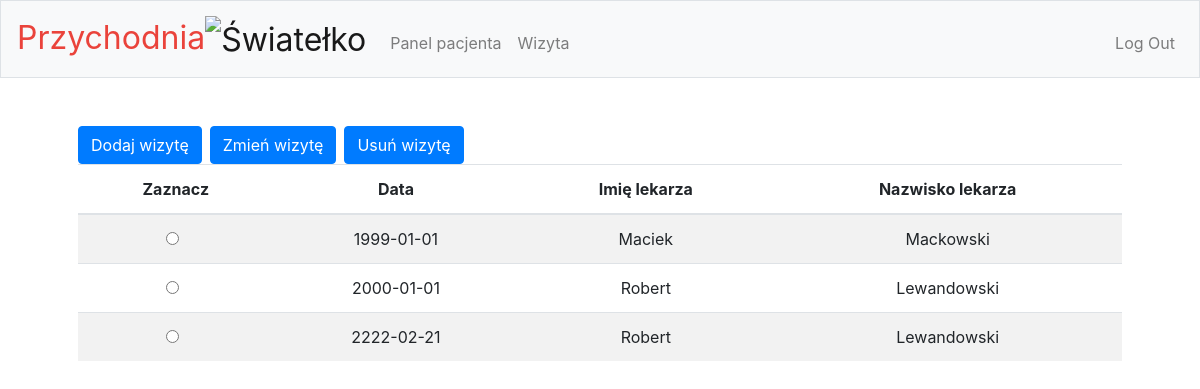
The page /wizyta (signed in) on the database its author committed.
### tables this page shows
CREATE TABLE Wizyta(id integer PRIMARY KEY, Data date, Pacjent_id INTEGER,  Lekarz_id INTEGER, FOREIGN KEY (Pacjent_id) REFERENCES Pacjent (id), FOREIGN KEY (Lekarz_id) REFERENCES Lekarz (id) );

CREATE TABLE Lekarz(id integer PRIMARY KEY, Name TEXT, Surname TEXT, Pesel TEXT, Telefon TEXT, Salary integer,  Users_id INTEGER NOT NULL, FOREIGN KEY (Users_id) REFERENCES Users (id));

### app.py (the view, shortened to what this page needs)
@app.route('/wizyta', methods=['GET', 'POST'])
@login_required
def wizyta():
    if session["access"] == 1:
        if request.method == "GET":
            session.pop('_flashes', None)
            con = sqlite3.connect("db.db")
            cur = con.cursor()
            print(session["user_id"], "id ziomiutka")
            columns = ["Data", "Imię lekarza", "Nazwisko lekarza"]
            cur.execute("select id from Pacjent where Users_id=?",[session['user_id']])
            pacjent_id = cur.fetchall()
            cur.execute(
                "select Wizyta.id,Wizyta.Data,Lekarz.Name, Lekarz.Surname from Wizyta inner join Lekarz on  Wizyta.lekarz_Id = Lekarz.id inner join Pacjent on Wizyta.pacjent_id = Pacjent.id where Wizyta.pacjent_Id =?", pacjent_id[0])
            rows = cur.fetchall()
            return render_template("wizyta.html", columns=columns, rows=rows)

### app.py (called while the page is built)
def login_required(f):
    @wraps(f)
    def decorated_function(*args, **kwargs):
        if session.get("user_id") is None:
            return redirect("/login")
        return f(*args, **kwargs)
    return decorated_function

### templates/wizyta.html (shortened to what this page needs)
{% extends "layout.html" %}
{% block main %}
        <div class="btn-toolbar" role="toolbar">
        {% if session.access == 3 or session.access == 1 %}
        <div class="btn-group mr-2" role="group">
        <form method="get" action="/wizyta_create">
            <button class="btn btn-primary" type="submit">Dodaj wizytę</button>
        </form>
        </div>
        {% endif %}
        <div class="btn-group mr-2" role="group">
        <form method="get" action="/wizyta_update">
               <button name="id" value="" onclick="getValue()" id="update" class="btn btn-primary" type="submit">Zmień wizytę</button>
        </form>
        </div>
         <div class="btn-group mr-2" role="group">
            <form method="get" action="/wizyta_delete">
               <button name="id" value="" onclick="getValue()" id="delete" class="btn btn-primary" type="submit">Usuń wizytę</button>
        </form>
         </div>
    </div>
    <table class="table table-striped">
        <thead class>
        <tr>
            <th scope="col">Zaznacz</th>
            {% for column in columns %}
                <th scope="col">{{ column }}</th>
            {% endfor %}
        </tr>
        </thead>
        <tbody>
        {% for row in rows %}
            <tr>
                <td>
                    <div class="form-check">
                        <input type="radio" class="form-check-input zaznacz" name="check" id="{{ row[0] }}" value="{{ row[0] }}">
                    </div>
                </td>
                {% for value in row[1:] %}
                    <td>{{ value }}</td>
                {% endfor %}
            </tr>
        {% endfor %}
        </tbody>
    </table>
{% endblock %}

### static/styles.css (style rules this page uses)
.zaznacz { vertical-align: middle; }

### rows shown on the page
Wizyta: Data "1999-01-01"
Lekarz: Name "Maciek", Surname "Mackowski"
Wizyta: Data "2000-01-01"
Lekarz: Name "Robert", Surname "Lewandowski"
Wizyta: Data "2222-02-21"

### other values the page prints
{{ column }} "Data" "Imię lekarza" "Nazwisko lekarza"
